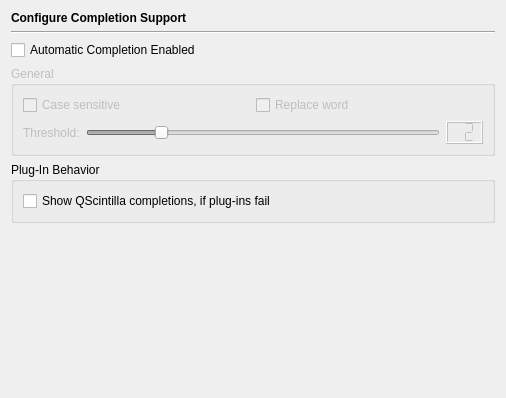
<?xml version="1.0" encoding="UTF-8"?>
<ui version="4.0">
 <class>EditorAutocompletionPage</class>
 <widget class="QWidget" name="EditorAutocompletionPage">
  <property name="geometry">
   <rect>
    <x>0</x>
    <y>0</y>
    <width>506</width>
    <height>398</height>
   </rect>
  </property>
  <layout class="QVBoxLayout" name="verticalLayout_2">
   <item>
    <widget class="QLabel" name="headerLabel">
     <property name="text">
      <string>&lt;b&gt;Configure Completion Support&lt;/b&gt;</string>
     </property>
    </widget>
   </item>
   <item>
    <widget class="Line" name="line6">
     <property name="frameShape">
      <enum>QFrame::HLine</enum>
     </property>
     <property name="frameShadow">
      <enum>QFrame::Sunken</enum>
     </property>
     <property name="orientation">
      <enum>Qt::Horizontal</enum>
     </property>
    </widget>
   </item>
   <item>
    <widget class="QCheckBox" name="acEnabledCheckBox">
     <property name="toolTip">
      <string>Select this to enable autocompletion</string>
     </property>
     <property name="whatsThis">
      <string>&lt;b&gt;Autocompletion Enabled&lt;/b&gt;&lt;p&gt;Select to enable autocompletion. In order to get autocompletion from alternative autocompletion providers (if installed), these have to be enabled on their respective configuration page. Only one alternative provider might be enabled.&lt;/p&gt;</string>
     </property>
     <property name="text">
      <string>Automatic Completion Enabled</string>
     </property>
    </widget>
   </item>
   <item>
    <widget class="QGroupBox" name="groupBox">
     <property name="enabled">
      <bool>false</bool>
     </property>
     <property name="title">
      <string>General</string>
     </property>
     <layout class="QGridLayout" name="gridLayout">
      <item row="0" column="0">
       <widget class="QCheckBox" name="acCaseSensitivityCheckBox">
        <property name="toolTip">
         <string>Select this to have case sensitive auto-completion lists</string>
        </property>
        <property name="text">
         <string>Case sensitive</string>
        </property>
       </widget>
      </item>
      <item row="0" column="1">
       <widget class="QCheckBox" name="acReplaceWordCheckBox">
        <property name="toolTip">
         <string>Select this, if the word to the right should be replaced by the selected entry</string>
        </property>
        <property name="text">
         <string>Replace word</string>
        </property>
       </widget>
      </item>
      <item row="1" column="0" colspan="2">
       <layout class="QHBoxLayout" name="_2">
        <item>
         <widget class="QLabel" name="textLabel1_2">
          <property name="text">
           <string>Threshold:</string>
          </property>
         </widget>
        </item>
        <item>
         <widget class="QSlider" name="acThresholdSlider">
          <property name="toolTip">
           <string>Move to set the threshold for display of an autocompletion list</string>
          </property>
          <property name="maximum">
           <number>10</number>
          </property>
          <property name="value">
           <number>2</number>
          </property>
          <property name="orientation">
           <enum>Qt::Horizontal</enum>
          </property>
          <property name="tickInterval">
           <number>1</number>
          </property>
         </widget>
        </item>
        <item>
         <widget class="QLCDNumber" name="lCDNumber4">
          <property name="toolTip">
           <string>Displays the selected autocompletion threshold</string>
          </property>
          <property name="digitCount">
           <number>2</number>
          </property>
          <property name="segmentStyle">
           <enum>QLCDNumber::Flat</enum>
          </property>
          <property name="value" stdset="0">
           <double>2.000000000000000</double>
          </property>
         </widget>
        </item>
       </layout>
      </item>
     </layout>
    </widget>
   </item>
   <item>
    <widget class="QGroupBox" name="groupBox_2">
     <property name="title">
      <string>Plug-In Behavior</string>
     </property>
     <layout class="QVBoxLayout" name="verticalLayout">
      <item>
       <widget class="QCheckBox" name="acScintillaCheckBox">
        <property name="toolTip">
         <string>Select to show QScintilla provided completions, if the selected plug-ins fail</string>
        </property>
        <property name="whatsThis">
         <string>Qscintilla provided completions are shown, if this option is enabled and completions shall be provided by plug-ins (see completions sub-page of the plug-in) and the plugin-ins don't deliver any completions.</string>
        </property>
        <property name="text">
         <string>Show QScintilla completions, if plug-ins fail</string>
        </property>
       </widget>
      </item>
     </layout>
    </widget>
   </item>
   <item>
    <spacer>
     <property name="orientation">
      <enum>Qt::Vertical</enum>
     </property>
     <property name="sizeHint" stdset="0">
      <size>
       <width>456</width>
       <height>51</height>
      </size>
     </property>
    </spacer>
   </item>
  </layout>
 </widget>
 <tabstops>
  <tabstop>acEnabledCheckBox</tabstop>
  <tabstop>acCaseSensitivityCheckBox</tabstop>
  <tabstop>acReplaceWordCheckBox</tabstop>
  <tabstop>acThresholdSlider</tabstop>
  <tabstop>acScintillaCheckBox</tabstop>
 </tabstops>
 <resources/>
 <connections>
  <connection>
   <sender>acThresholdSlider</sender>
   <signal>valueChanged(int)</signal>
   <receiver>lCDNumber4</receiver>
   <slot>display(int)</slot>
   <hints>
    <hint type="sourcelabel">
     <x>304</x>
     <y>114</y>
    </hint>
    <hint type="destinationlabel">
     <x>465</x>
     <y>116</y>
    </hint>
   </hints>
  </connection>
  <connection>
   <sender>acEnabledCheckBox</sender>
   <signal>toggled(bool)</signal>
   <receiver>groupBox</receiver>
   <slot>setEnabled(bool)</slot>
   <hints>
    <hint type="sourcelabel">
     <x>103</x>
     <y>43</y>
    </hint>
    <hint type="destinationlabel">
     <x>114</x>
     <y>64</y>
    </hint>
   </hints>
  </connection>
 </connections>
</ui>
